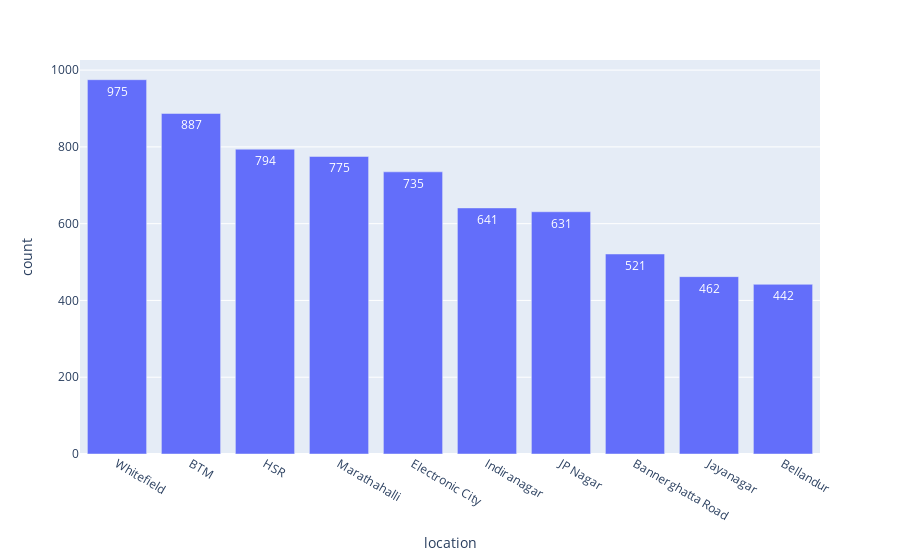

This figure's notebook cell:
### Code cell
px.bar(data_frame=df_location, x='location', y='count', text_auto=True)

### Figure 1 — Plotly figure (JSON) as saved in the notebook; plotly's stock layout.template omitted (floating-point values rounded to 4 significant figures)
{"data": [{"alignmentgroup": "True", "hovertemplate": "location=%{x}<br>count=%{y}<extra></extra>", "legendgroup": "", "marker": {"color": "#636efa", "pattern": {"shape": ""}}, "name": "", "offsetgroup": "", "orientation": "v", "showlegend": false, "textposition": "auto", "texttemplate": "%{y}", "type": "bar", "x": ["Whitefield", "BTM", "HSR", "Marathahalli", "Electronic City", "Indiranagar", "JP Nagar", "Bannerghatta Road", "Jayanagar", "Bellandur"], "xaxis": "x", "y": [975, 887, 794, 775, 735, 641, 631, 521, 462, 442], "yaxis": "y"}], "layout": {"barmode": "relative", "legend": {"tracegroupgap": 0}, "margin": {"t": 60}, "xaxis": {"anchor": "y", "domain": [0, 1], "title": {"text": "location"}}, "yaxis": {"anchor": "x", "domain": [0, 1], "title": {"text": "count"}}}}
